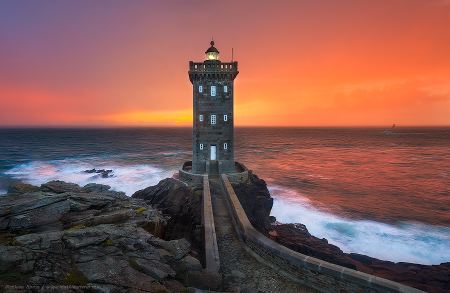
#> input picture hpcOpencv/data/kermorvan.png, 450 x 293 px
$ python hpcOpencvSuiviMotif.py ../data/parrots.jpg ../data/kermorvan.png
#> lines starting #> are read from the running program, lines starting #| are printed output that depends on the picture
#!/usr/bin/env python3

import cv2 as cv
import time
import sys
import numpy as np
from matplotlib import pyplot as plt

if __name__ == '__main__':

    # arguments
    if len(sys.argv) != 3:
        print("usage:", sys.argv[0], "<filename> <template>")
        sys.exit(-1)
    FILENAME = sys.argv[1]
    TEMPLATE = cv.imread(sys.argv[2])
#> TEMPLATE is the input picture: shape (293, 450, 3); mean B, G, R 84.6, 89.6, 131.7


    cap = cv.VideoCapture(FILENAME)

    while(cap.isOpened()):
        ret, frame = cap.read()
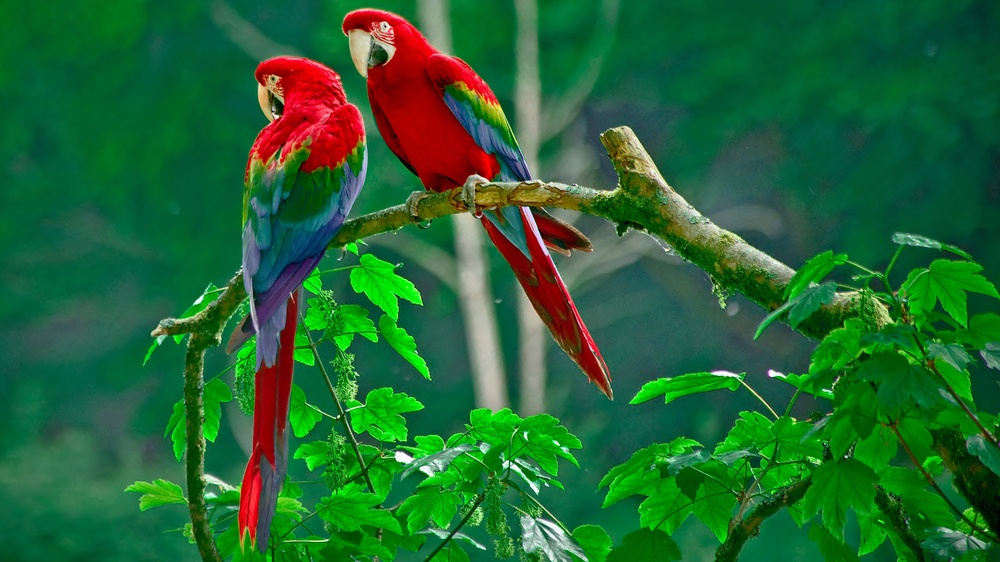
#> input picture hpcOpencv/data/parrots.jpg, 1000 x 562 px, shrunk from 3840 x 2160 before the run
#> frame is the input picture: shape (562, 1000, 3); mean B, G, R 51.7, 101.2, 34.4
        if not ret:
            break

        img = frame.copy()
        method = eval('cv.TM_CCOEFF_NORMED')
        res = cv.matchTemplate(frame, TEMPLATE, method)
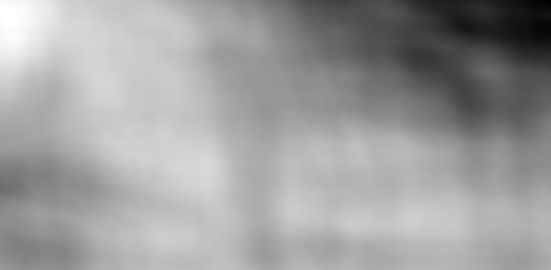
#> res: shape (270, 551) float32; min -0.297, max 0.222, mean 0.0253; drawn with min black and max white
        min_val, max_val, min_loc, max_loc = cv.minMaxLoc(res)
#> min_val = -0.297; max_val = 0.222; min_loc = (550, 0); max_loc = (8, 17)

        if max_val > 0.7 :
            top_left = max_loc
            bottom_right = (top_left[0] + 50, top_left[1] + 30)

            cv.rectangle(frame,top_left, bottom_right, 255, 2)
            plt.subplot(121),plt.imshow(res,cmap = 'gray')
            plt.subplot(122),plt.imshow(frame,cmap = 'gray')
            plt.show()

        cv.imshow('road_tracking', frame)
        if cv.waitKey(30) == 27:
#> (key Esc is pressed here)
            break
